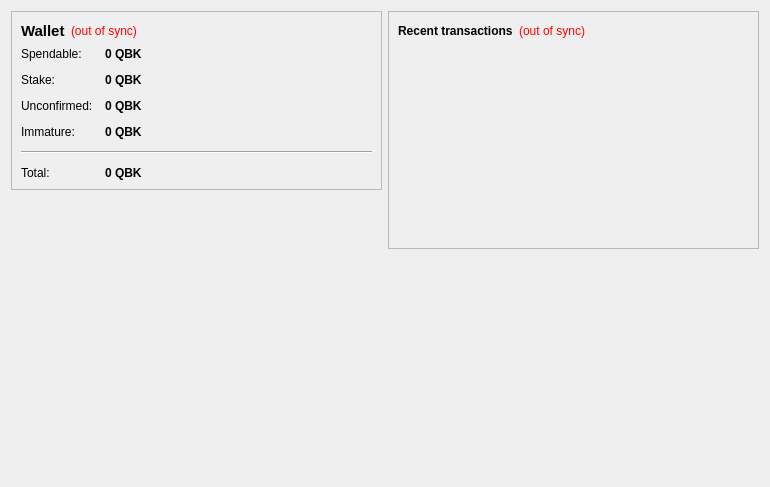
<?xml version="1.0" encoding="UTF-8"?>
<ui version="4.0">
 <class>OverviewPage</class>
 <widget class="QWidget" name="OverviewPage">
  <property name="geometry">
   <rect>
    <x>0</x>
    <y>0</y>
    <width>770</width>
    <height>487</height>
   </rect>
  </property>
  <property name="windowTitle">
   <string>Form</string>
  </property>
  <layout class="QHBoxLayout" name="horizontalLayout" stretch="1,1">
   <item>
    <layout class="QVBoxLayout" name="verticalLayout_2">
     <item>
      <widget class="QFrame" name="frame">
       <property name="frameShape">
        <enum>QFrame::StyledPanel</enum>
       </property>
       <property name="frameShadow">
        <enum>QFrame::Raised</enum>
       </property>
       <layout class="QVBoxLayout" name="verticalLayout_4">
        <item>
         <layout class="QHBoxLayout" name="horizontalLayout_4">
          <item>
           <widget class="QLabel" name="label_5">
            <property name="font">
             <font>
              <pointsize>11</pointsize>
              <weight>75</weight>
              <bold>true</bold>
             </font>
            </property>
            <property name="text">
             <string>Wallet</string>
            </property>
           </widget>
          </item>
          <item>
           <widget class="QLabel" name="labelWalletStatus">
            <property name="toolTip">
             <string>The displayed information may be out of date. Your wallet automatically synchronizes with the Qibuck network after a connection is established, but this process has not completed yet.</string>
            </property>
            <property name="styleSheet">
             <string notr="true">QLabel { color: red; }</string>
            </property>
            <property name="text">
             <string notr="true">(out of sync)</string>
            </property>
            <property name="alignment">
             <set>Qt::AlignLeading|Qt::AlignLeft|Qt::AlignVCenter</set>
            </property>
           </widget>
          </item>
          <item>
           <spacer name="horizontalSpacer_2">
            <property name="orientation">
             <enum>Qt::Horizontal</enum>
            </property>
            <property name="sizeHint" stdset="0">
             <size>
              <width>40</width>
              <height>20</height>
             </size>
            </property>
           </spacer>
          </item>
         </layout>
        </item>
        <item>
         <layout class="QFormLayout" name="formLayout_2">
          <property name="fieldGrowthPolicy">
           <enum>QFormLayout::AllNonFixedFieldsGrow</enum>
          </property>
          <property name="horizontalSpacing">
           <number>12</number>
          </property>
          <property name="verticalSpacing">
           <number>12</number>
          </property>
          <item row="0" column="0">
           <widget class="QLabel" name="label">
            <property name="text">
             <string>Spendable:</string>
            </property>
           </widget>
          </item>
          <item row="0" column="1">
           <widget class="QLabel" name="labelBalance">
            <property name="font">
             <font>
              <weight>75</weight>
              <bold>true</bold>
             </font>
            </property>
            <property name="cursor">
             <cursorShape>IBeamCursor</cursorShape>
            </property>
            <property name="toolTip">
             <string>Your current spendable balance</string>
            </property>
            <property name="text">
             <string notr="true">0 QBK</string>
            </property>
            <property name="textInteractionFlags">
             <set>Qt::LinksAccessibleByMouse|Qt::TextSelectableByKeyboard|Qt::TextSelectableByMouse</set>
            </property>
           </widget>
          </item>
          <item row="1" column="0">
           <widget class="QLabel" name="label_6">
            <property name="text">
             <string>Stake:</string>
            </property>
           </widget>
          </item>
          <item row="1" column="1">
           <widget class="QLabel" name="labelStake">
            <property name="font">
             <font>
              <weight>75</weight>
              <bold>true</bold>
             </font>
            </property>
            <property name="cursor">
             <cursorShape>IBeamCursor</cursorShape>
            </property>
            <property name="toolTip">
             <string>Total of coins that was staked, and do not yet count toward the current balance</string>
            </property>
            <property name="text">
             <string notr="true">0 QBK</string>
            </property>
            <property name="textInteractionFlags">
             <set>Qt::LinksAccessibleByMouse|Qt::TextSelectableByKeyboard|Qt::TextSelectableByMouse</set>
            </property>
           </widget>
          </item>
          <item row="2" column="0">
           <widget class="QLabel" name="label_3">
            <property name="text">
             <string>Unconfirmed:</string>
            </property>
           </widget>
          </item>
          <item row="2" column="1">
           <widget class="QLabel" name="labelUnconfirmed">
            <property name="font">
             <font>
              <weight>75</weight>
              <bold>true</bold>
             </font>
            </property>
            <property name="cursor">
             <cursorShape>IBeamCursor</cursorShape>
            </property>
            <property name="toolTip">
             <string>Total of transactions that have yet to be confirmed, and do not yet count toward the current balance</string>
            </property>
            <property name="text">
             <string notr="true">0 QBK</string>
            </property>
            <property name="textInteractionFlags">
             <set>Qt::LinksAccessibleByMouse|Qt::TextSelectableByKeyboard|Qt::TextSelectableByMouse</set>
            </property>
           </widget>
          </item>
          <item row="3" column="0">
           <widget class="QLabel" name="labelImmatureText">
            <property name="text">
             <string>Immature:</string>
            </property>
           </widget>
          </item>
          <item row="3" column="1">
           <widget class="QLabel" name="labelImmature">
            <property name="font">
             <font>
              <weight>75</weight>
              <bold>true</bold>
             </font>
            </property>
            <property name="toolTip">
             <string>Mined balance that has not yet matured</string>
            </property>
            <property name="text">
             <string notr="true">0 QBK</string>
            </property>
            <property name="textInteractionFlags">
             <set>Qt::LinksAccessibleByMouse|Qt::TextSelectableByKeyboard|Qt::TextSelectableByMouse</set>
            </property>
           </widget>
          </item>
          <item row="4" column="0" colspan="2">
           <widget class="Line" name="line">
            <property name="orientation">
             <enum>Qt::Horizontal</enum>
            </property>
           </widget>
          </item>
          <item row="5" column="0">
           <widget class="QLabel" name="labelTotalText">
            <property name="text">
             <string>Total:</string>
            </property>
           </widget>
          </item>
          <item row="5" column="1">
           <widget class="QLabel" name="labelTotal">
            <property name="font">
             <font>
              <weight>75</weight>
              <bold>true</bold>
             </font>
            </property>
            <property name="cursor">
             <cursorShape>IBeamCursor</cursorShape>
            </property>
            <property name="toolTip">
             <string>Your current total balance</string>
            </property>
            <property name="text">
             <string notr="true">0 QBK</string>
            </property>
            <property name="textInteractionFlags">
             <set>Qt::LinksAccessibleByMouse|Qt::TextSelectableByKeyboard|Qt::TextSelectableByMouse</set>
            </property>
           </widget>
          </item>
         </layout>
        </item>
       </layout>
      </widget>
     </item>
     <item>
      <spacer name="verticalSpacer">
       <property name="orientation">
        <enum>Qt::Vertical</enum>
       </property>
       <property name="sizeHint" stdset="0">
        <size>
         <width>20</width>
         <height>40</height>
        </size>
       </property>
      </spacer>
     </item>
     <item>
      <widget class="QLabel" name="label_2">
       <property name="autoFillBackground">
        <bool>true</bool>
       </property>
       <property name="text">
        <string/>
       </property>
       <property name="pixmap">
        <pixmap resource="../bitcoin.qrc">:/icons/iconbg</pixmap>
       </property>
       <property name="scaledContents">
        <bool>false</bool>
       </property>
       <property name="margin">
        <number>0</number>
       </property>
      </widget>
     </item>
    </layout>
   </item>
   <item>
    <layout class="QVBoxLayout" name="verticalLayout_3">
     <item>
      <widget class="QFrame" name="frame_2">
       <property name="frameShape">
        <enum>QFrame::StyledPanel</enum>
       </property>
       <property name="frameShadow">
        <enum>QFrame::Raised</enum>
       </property>
       <layout class="QVBoxLayout" name="verticalLayout">
        <item>
         <layout class="QHBoxLayout" name="horizontalLayout_2">
          <item>
           <widget class="QLabel" name="label_4">
            <property name="text">
             <string>&lt;b&gt;Recent transactions&lt;/b&gt;</string>
            </property>
           </widget>
          </item>
          <item>
           <widget class="QLabel" name="labelTransactionsStatus">
            <property name="toolTip">
             <string>The displayed information may be out of date. Your wallet automatically synchronizes with the Qibuck network after a connection is established, but this process has not completed yet.</string>
            </property>
            <property name="styleSheet">
             <string notr="true">QLabel { color: red; }</string>
            </property>
            <property name="text">
             <string notr="true">(out of sync)</string>
            </property>
            <property name="alignment">
             <set>Qt::AlignRight|Qt::AlignTrailing|Qt::AlignVCenter</set>
            </property>
           </widget>
          </item>
          <item>
           <spacer name="horizontalSpacer">
            <property name="orientation">
             <enum>Qt::Horizontal</enum>
            </property>
            <property name="sizeHint" stdset="0">
             <size>
              <width>40</width>
              <height>20</height>
             </size>
            </property>
           </spacer>
          </item>
         </layout>
        </item>
        <item>
         <widget class="QListView" name="listTransactions">
          <property name="styleSheet">
           <string notr="true">QListView { background: transparent; }</string>
          </property>
          <property name="frameShape">
           <enum>QFrame::NoFrame</enum>
          </property>
          <property name="verticalScrollBarPolicy">
           <enum>Qt::ScrollBarAlwaysOff</enum>
          </property>
          <property name="horizontalScrollBarPolicy">
           <enum>Qt::ScrollBarAlwaysOff</enum>
          </property>
          <property name="selectionMode">
           <enum>QAbstractItemView::NoSelection</enum>
          </property>
         </widget>
        </item>
       </layout>
      </widget>
     </item>
     <item>
      <spacer name="verticalSpacer_2">
       <property name="orientation">
        <enum>Qt::Vertical</enum>
       </property>
       <property name="sizeHint" stdset="0">
        <size>
         <width>20</width>
         <height>40</height>
        </size>
       </property>
      </spacer>
     </item>
    </layout>
   </item>
  </layout>
 </widget>
 <resources/>
 <connections/>
</ui>
